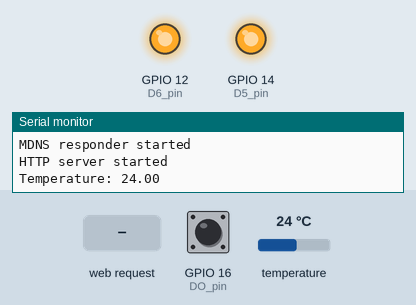
The sketch below on a simulated ESP8266 (NodeMCU). Shown: output pins drawn as LEDs (lit = HIGH), the last lines printed to the serial monitor. Inputs (shaded band) come from the test bench; at power-on: GPIO 16 (DO_pin) HIGH, temperature 24 °C. WiFi joins after 1.5 s; servers stay silent unless stated; EEPROM starts erased.

Above: at 6.8 s.
6.9 s: HTTP request GET /normal received
At 7.9 s:
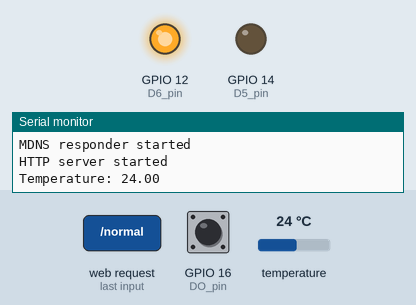
8.4 s: HTTP request GET /high received
At 9.0 s:
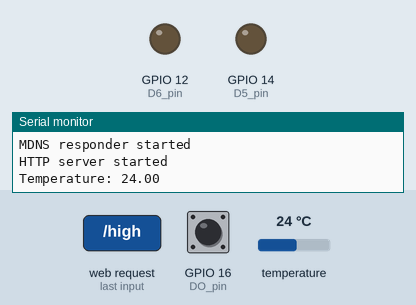
9.9 s: HTTP request GET /off received
At 11.3 s:
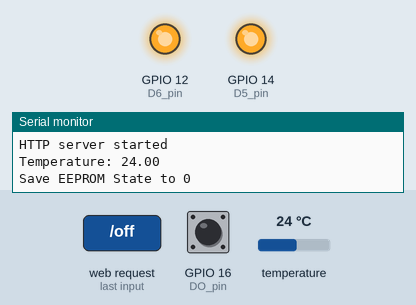
Timing chart, 0 to 12.9 s (numbered marks = the images above; inputs shaded):
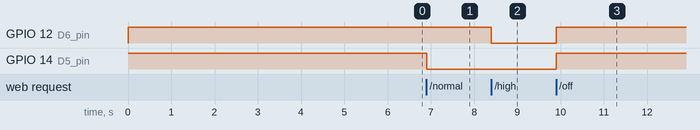

The sketch:

Web_FAN_Control.ino
```cpp
#include <ESP_EEPROM.h>
#include <ESP8266WiFi.h>
#include <WiFiClient.h>
#include <ESP8266WebServer.h>
#include <ESP8266mDNS.h>
#include <OneWire.h>
#include <DallasTemperature.h>

MDNSResponder mdns;

// Data wire is plugged into pin D4 GPIO 2
#define ONE_WIRE_BUS 2
OneWire oneWire(ONE_WIRE_BUS);
DallasTemperature DS18B20(&oneWire);
char temperatureCString[7];
char temperatureDCString[7];

// VARIABLES
const char* ssid = "Area53";
const char* password = "haveaniceday";
const char* devhost = "FAN1";
//IPAddress ip(192,168,1,130);
//IPAddress gateway(192,168,1,1);
//IPAddress subnet(255,255,255,0);
int D5_pin = 14;
int D6_pin = 12;
int DO_pin = 16;
int refresh = 1;

int state;
int eestate;
long previousMillis = 0;
long interval = 10000;
long Day = 0;
int Hour = 0;
int Minute = 0;
int Second = 0;
int HighMillis = 0;
int Rollover = 0;


ESP8266WebServer server(80);

void setup(void){
  // preparing GPIOs
  pinMode(D5_pin, OUTPUT);
  digitalWrite(D5_pin, HIGH);
  pinMode(D6_pin, OUTPUT);
  digitalWrite(D6_pin, HIGH);

  // begin
  DS18B20.begin();
  DS18B20.setResolution(9);
  EEPROM.begin(4);
  delay(100);
  Serial.begin(115200);

  //power restore wait delay
  delay(4000);

  //check pervious state from eeprom
  checkState();

  //connect wi-fi
  ConnectWIFI();

  //mdns
  if (mdns.begin("esp8266", WiFi.localIP())) {
    Serial.println("MDNS responder started");
  }

  //set commands
  server.on("/", [](){
    getTemperature();
    server.send(200, "text/html", webPage());
  });
  server.on("/normal", [](){
    digitalWrite(D5_pin, LOW);
    digitalWrite(D6_pin, HIGH);
    state=1;
    server.send(200, "text/html", webPage());
    delay(100);

  });
  server.on("/high", [](){
    digitalWrite(D5_pin, LOW);
    digitalWrite(D6_pin, LOW);
    state=2;
    server.send(200, "text/html", webPage());
    delay(100);

  });
  server.on("/off", [](){
    digitalWrite(D5_pin, HIGH);
    digitalWrite(D6_pin, HIGH);
    state=0;
    server.send(200, "text/html", webPage());
    delay(100);

  });
  server.on("/temp", [](){
    server.send(200, "text/html", temp());
    delay(100);

  });
  server.on("/pause", [](){
    server.send(200, "text/html", pause());
    delay(100);

  });
  server.on("/resume", [](){
    server.send(200, "text/html", resume());
    delay(100);

  });
  server.on("/help", [](){
    server.send(200, "text/html", help());
    delay(100);

  });
  server.begin();
  Serial.println("HTTP server started");

}


void ConnectWIFI()
{
  Serial.println("Connecting to WiFi");
  WiFi.hostname(devhost);
  WiFi.begin(ssid, password);
  //WiFi.config(ip, gateway, subnet);
  while (WiFi.status() != WL_CONNECTED) {
    digitalWrite(DO_pin, !digitalRead(DO_pin));
    delay(500);
    Serial.print(".");
  }

  Serial.println("");
  Serial.print("Connected to ");
  Serial.println(ssid);
  Serial.print("IP address: ");
  Serial.println(WiFi.localIP());
}

void getTemperature() {
  float tempC;
  do {
    DS18B20.requestTemperatures();
    tempC = DS18B20.getTempCByIndex(0);
    dtostrf(tempC, 3, 1, temperatureCString);
    dtostrf(tempC*10, 3, 0, temperatureDCString);
    delay(100);
  } while (tempC == 85.0 || tempC == (-127.0));
  Serial.print("Temperature: ");
  Serial.println(tempC);
}


void checkState() {
  state = EEPROM.read(0);
  Serial.print("Start State ");
  Serial.println(state);
  if(state == 0) {
    Serial.println("State OFF");
    digitalWrite(D5_pin, HIGH);
    digitalWrite(D6_pin, HIGH);
   }
  if(state == 1) {
    Serial.println("State Normal");
    digitalWrite(D5_pin, LOW);
    digitalWrite(D6_pin, HIGH);
   }
  if(state == 2) {
    Serial.println("State High");
    digitalWrite(D5_pin, LOW);
    digitalWrite(D6_pin, LOW);
   }
}


String webPage()
{
  //getTemperature();
  String web;
  web += "<head><meta name=\"viewport\" content=\"width=device-width, initial-scale=1\"/> <meta charset=\"utf-8\"><title>ESP FAN</title><style>button{color:red;padding: 10px 27px;}</style></head>";
  web += "<h1 style=\"text-align: center;font-family: Open sans;font-weight: 100;font-size: 20px;\">FAN Control</h1><div>";

  //++++++++++ Temperature  +++++++++++++
  web += "<p style=\"text-align: center;margin-top: 0px;margin-bottom: 5px;\">Temperature: ";
  web += "<b>";
  web += temperatureCString;
  web += "</b>";
  web += " &#8451;</p>";
  //++++++++++ Temperature  +++++++++++++

  //++++++++++ Uptime  +++++++++++++
  web += "<p style=\"text-align: center;margin-top: 0px;margin-bottom: 5px;\">Uptime: ";
  web += Day;
  web += " Day(s) ";
  if (Hour < 10) {web += "0";};
  web += Hour;
  web += ":";
  if (Minute < 10) {web += "0";};
  web += Minute;
  web += ":";
  if (Second < 10) {web += "0";};
  web += Second;
  web += "</p>";
  //++++++++++ Uptime  +++++++++++++

  //++++++++++ FAN Speed  +++++++++++++
  //web += "<p style=\"text-align: center;margin-top: 0px;margin-bottom: 5px;\">FAN Speed:</p>";
  if (digitalRead(D6_pin) == 0)
  {
    web += "<div style=\"text-align: center;width: 98px;color:white ;padding: 10px 30px;background-color: #0066ff;margin: 0 auto;\">HIGH</div>";
  }
  else
  if (digitalRead(D5_pin) == 0)
  {
    web += "<div style=\"text-align: center;width: 98px;color:white ;padding: 10px 30px;background-color: #43a209;margin: 0 auto;\">NORMAL</div>";
  }
  else
  {
    web += "<div style=\"text-align: center;width: 98px;color:white ;padding: 10px 30px;background-color: #ec1212;margin: 0 auto;\">OFF</div>";
  }

  web += "<div style=\"text-align: center;margin: 5px 0px;\"> <a href=\"normal\"><button>NORMAL</button></a>&nbsp;<a href=\"high\"><button>HIGH</button></a><a href=\"off\"><button>OFF</button></a></div>";
  // ++++++++ FAN Speed +++++++++++++

  // ========REFRESH=============
  web += "<div style=\"text-align:center;margin-top: 20px;\"><a href=\"/\"><button style=\"width:158px;\">REFRESH</button></a></div>";
  // ========REFRESH=============

  web += "</div>";
  return(web);
}

String temp()
{
  getTemperature();
  String web;
  web += temperatureDCString;
  return(web);
}

String pause()
{
  Serial.println("Pause Request");
  digitalWrite(D5_pin, HIGH);
  digitalWrite(D6_pin, HIGH);
  String web;
  web += "<p>Paused</p>";
  //web += "<div style=\"text-align:center;margin-top: 20px;\"><a href=\"/\"><button style=\"width:158px;\">Home</button></a></div>";
  return(web);
}

String resume()
{
  //check pervious state from eeprom
  Serial.println("Resume Request");
  checkState();
  String web;
  web += "<p>Resumed</p>";
  //web += "<div style=\"text-align:center;margin-top: 20px;\"><a href=\"/\"><button style=\"width:158px;\">Home</button></a></div>";
  return(web);
}

String help()
{
  String web;
  web += "<p style=\"text-align: center;margin-top: 0px;margin-bottom: 5px;\"><b>Available commands:</b> normal, high, off, temp, pause, resume, help</p>";
  web += "<div style=\"text-align:center;margin-top: 20px;\"><a href=\"/\"><button style=\"width:158px;\">Home</button></a></div>";
  return(web);
}

void loop(void){

  //check wifi connection
  if (WiFi.status() != WL_CONNECTED) {
    ConnectWIFI();
  }

  // first run temp poll
  server.handleClient();
  if (refresh == 1) {
    getTemperature();
    refresh = 0;
  }

  //uptime tic
  if(millis()>=3000000000){
    HighMillis=1;
  }
  if(millis()<=100000&&HighMillis==1){
    Rollover++;
    HighMillis=0;
  }
  long secsUp = millis()/1000;
  Second = secsUp%60;
  Minute = (secsUp/60)%60;
  Hour = (secsUp/(60*60))%24;
  Day = (Rollover*50)+(secsUp/(60*60*24));

  //save eeprom
  unsigned long currentMillis = millis();
  if (currentMillis - previousMillis >= interval) {
    //getTemperature();
    eestate = EEPROM.read(0);
    if (state != eestate) {
      EEPROM.put(0, state);
      EEPROM.commit();
      Serial.print("Save EEPROM State to ");
      Serial.println(state);
    }

    previousMillis = currentMillis;
  }

}
```

Measured:
- after the input at 6.9 s, GPIO 14 (D5_pin): HIGH → LOW at once
- after the input at 8.4 s, GPIO 12 (D6_pin): HIGH → LOW at once
- after the input at 9.9 s, GPIO 12 (D6_pin), GPIO 14 (D5_pin): LOW → HIGH at once
